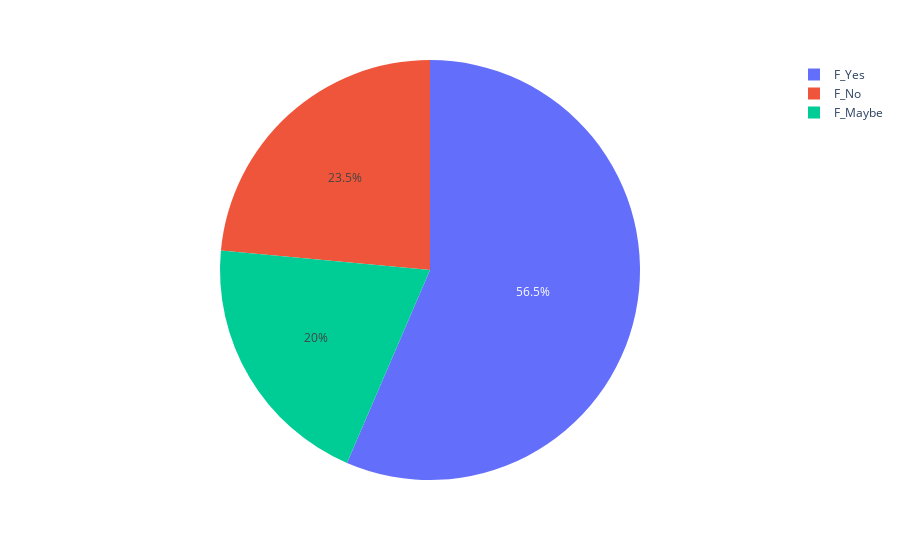

Notebook source saved alongside this figure:
### Code cell
fig = px.pie(df_mhc.loc[df_mhc['G_D'].str.startswith('F'), :], values='self-employed', names='G_D')
fig.show()

### Figure 1 — Plotly figure (JSON) as saved in the notebook; plotly's stock layout.template omitted (floating-point values rounded to 4 significant figures)
{"data": [{"domain": {"x": [0, 1], "y": [0, 1]}, "hovertemplate": "G_D=%{label}<br>self-employed=%{value}<extra></extra>", "labels": ["F_Maybe", "F_No", "F_Yes"], "legendgroup": "", "name": "", "showlegend": true, "type": "pie", "values": [17, 20, 48]}], "layout": {"legend": {"tracegroupgap": 0}, "margin": {"t": 60}}}
